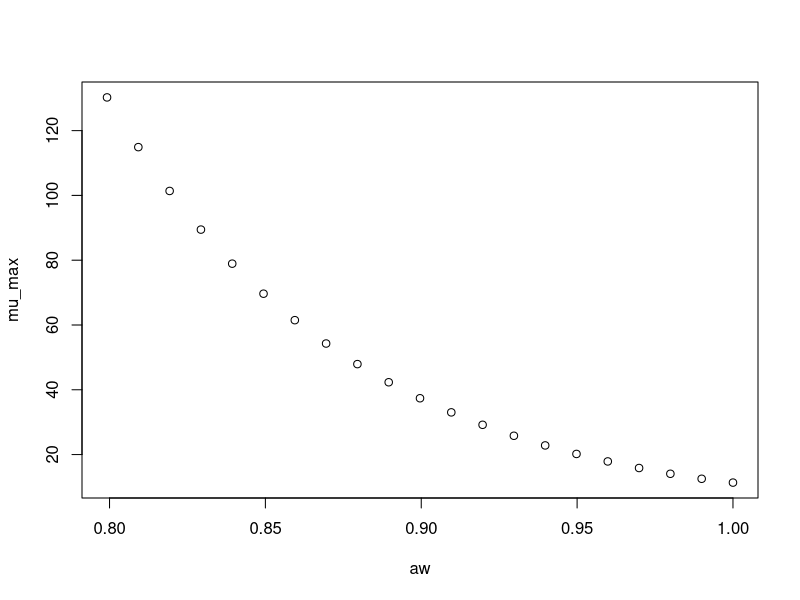

The R source for this figure:
#############################
# start of Parameter script
#############################
aw <- seq(0.799200799200799,0.999999,length.out=21)
#############################
# end of Parameter script
#############################
############################# 
# start of Model script Gropin ID 1359 
#############################
 
# constant coefficients for this model
 
variables <- data.frame(aw)
argumentsPar <- expand.grid(variables)
 
# heart of the model
response_surface <- function(aw) {
   mumax <-exp(2.429-0.303*sqrt(1-aw)+12.83*(sqrt(1-aw))^2)

return(mumax=mumax)
} 

# output parameters
mumax <- cbind(argumentsPar,response_surface(argumentsPar['aw']))
colnames(mumax) <- c(colnames(argumentsPar),'mumax')
#############################
# End of Model script
#############################
############################# 
# start of Visualisation script Gropin ID 1359 
#############################
plot(aw,mumax$mumax,
                          xlab='aw',
                          ylab='mu_max')
#############################
# End of Visualisation script
#############################
